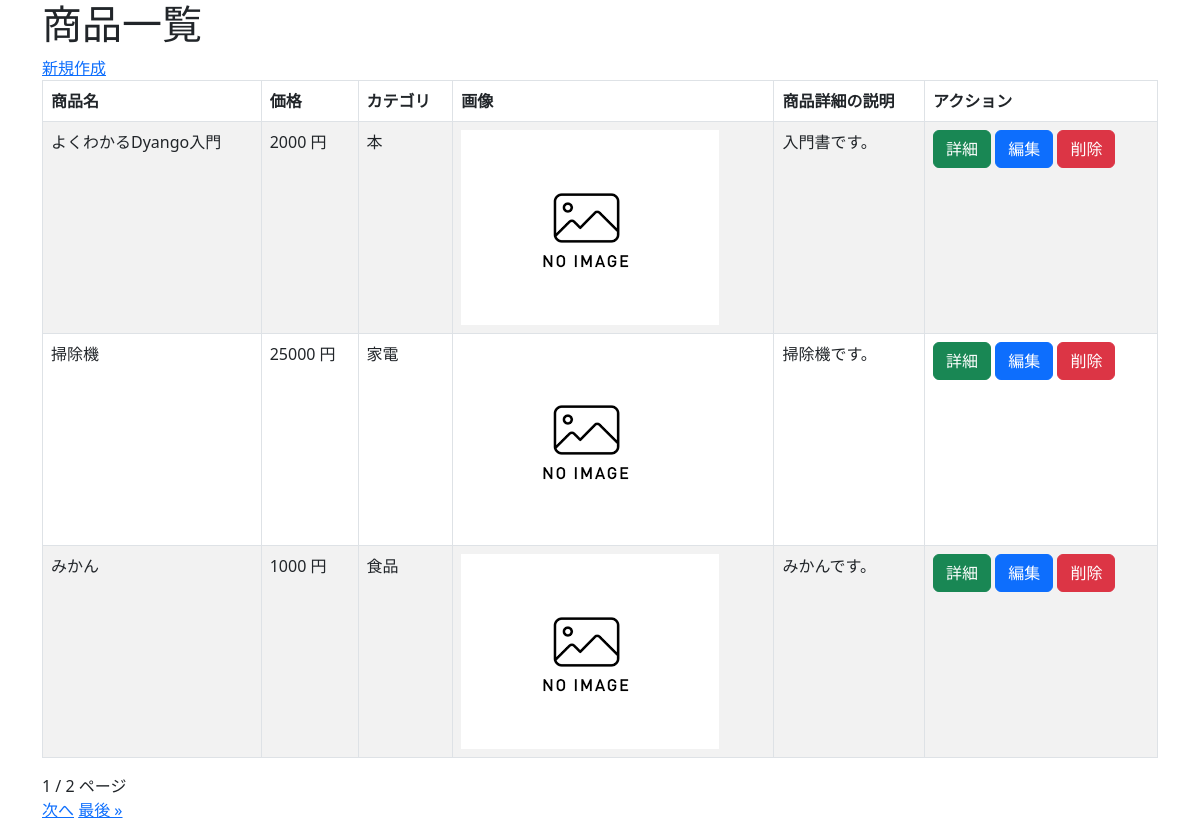
/crud/, run on the app's committed database.
### crud/models.py (models this page shows, shortened)
class Product(models.Model):
    name = models.CharField(max_length=200)
    price = models.PositiveIntegerField()
    category = models.ForeignKey(Category, on_delete=models.CASCADE)
    img = models.ImageField(blank=True, default='noImage.png')
    explain =  models.TextField(blank=True, null=True)

class Category(models.Model):
    name = models.CharField(max_length=200)
    def __str__(self):
        return self.name

### crud/views.py (the view)
# urls.py: path('crud/', views.ProductListView.as_view(), name="list"),
class ProductListView(ListView):
    model = Product
    paginate_by = 3
    template_name = "list.html"

### crud/templates/crud/product_list.html (shortened to what this page needs)
  {% extends "base.html" %}
  {% block content %}
  <h1>商品一覧</h1>
  <a href="{% url 'new' %}">新規作成</a>
  <table class="table table-striped table-hover table-bordered">
    <thead>
      <tr>
        <th>商品名</th>
        <th>価格</th>
        <th>カテゴリ</th>
        <th>画像</th>
        <th>商品詳細の説明</th>
        <th>アクション</th>
      </tr>
    </thead>
    {% for product in object_list %}
    <tr>
      <td>{{ product.name }}</td>
      <td>{{ product.price }} 円</td>
      <td>{{ product.category }}</td>
      <td><img src="{{ product.img.url }}" style="width:100px height:auto;"></td>
      <td>{{ product.explain}}</td>
      <td>
        <button class="btn btn-success" onclick="location.href='{% url 'detail' pk=product.pk %}'">詳細</button>
        <button class="btn btn-primary" onclick="location.href='{% url 'edit' pk=product.pk %}'">編集</button>
        <button class="btn btn-danger" onclick="location.href='{% url 'delete' pk=product.pk %}'">削除</button>
      </td>
    </tr>
    {% endfor %}
  </table>
  {{ page_obj.number }} / {{ page_obj.paginator.num_pages }} ページ<br>
  {% if page_obj.has_next %}
  <a href="?page={{ page_obj.next_page_number }}">次へ</a>
  <a href="?page={{ page_obj.paginator.num_pages }}">最後 &raquo;</a>
  {% endif %}
  {% endblock %}

### crud/templates/base.html (shortened to what this page needs)
<!DOCTYPE html>
<html lang="ja">
<head>
    <link href="https://cdn.jsdelivr.net/npm/bootstrap@5.3.0-alpha3/dist/css/bootstrap.min.css" rel="stylesheet">
</head>
<body>
    <div class="container">
        {% block content %}{% endblock %}
    </div>
</body>
</html>

### data on the page
Product: name "よくわかるDyango入門", price "2000", category "本", img (placeholder picture), explain "入門書です。"
Product: name "掃除機", price "25000", category "家電", img (placeholder picture), explain "掃除機です。"
Product: name "みかん", price "1000", category "食品", img (placeholder picture), explain "みかんです。"

### other printed values
{{ page_obj.number }} "1"
{{ page_obj.paginator.num_pages }} "2"
